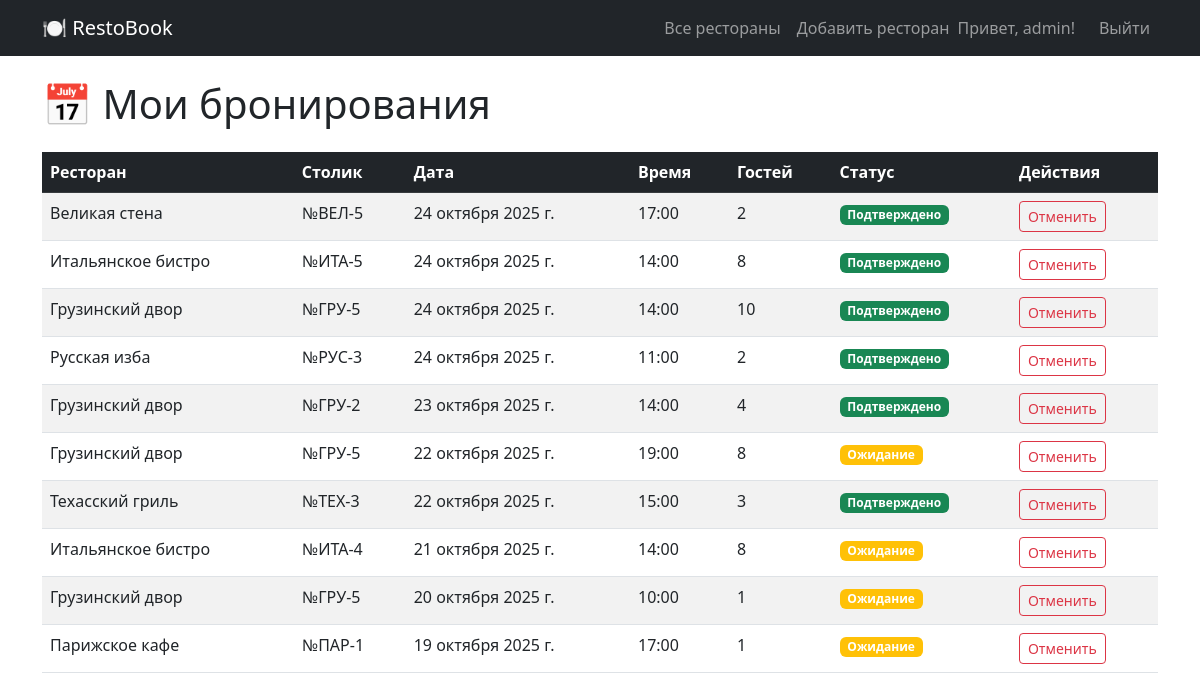
The app's page /reservations/ (signed in) with its own data.
### restaurant/models.py (models this page shows, shortened)
class Reservation(models.Model):
    STATUS_CHOICES = [
        ('confirmed', _('Подтверждено')),
        ('pending', _('Ожидание')),
        ('cancelled', _('Отменено')),
    ]
    user = models.ForeignKey(User, on_delete=models.CASCADE, related_name='user_reservations')
    table = models.ForeignKey(Table, on_delete=models.CASCADE, related_name='reservations')
    reservation_date = models.DateField(verbose_name=_('дата бронирования'))
    reservation_time = models.TimeField(verbose_name=_('время бронирования'))
    guests_count = models.IntegerField(verbose_name=_('количество гостей'))
    special_requests = models.TextField(blank=True, verbose_name=_('особые пожелания'))
    status = models.CharField(max_length=20, choices=STATUS_CHOICES, default='pending', verbose_name=_('статус'))
    created_at = models.DateTimeField(default=timezone.now, verbose_name=_('дата создания'))
    history = HistoricalRecords()
    class Meta:
        verbose_name = _('бронирование')
        verbose_name_plural = _('бронирования')
        ordering = ['-reservation_date', '-reservation_time']

class Table(models.Model):
    restaurant = models.ForeignKey(Restaurant, on_delete=models.CASCADE, related_name='tables')
    table_number = models.CharField(max_length=10, verbose_name=_('номер столика'))
    capacity = models.IntegerField(verbose_name=_('вместимость'))
    price_per_hour = models.DecimalField(max_digits=8, decimal_places=2, default=500.00, verbose_name=_('цена за час'))
    objects = models.Manager()
    available = AvailableTableManager()
    history = HistoricalRecords()
    class Meta:
        verbose_name = _('столик')
        verbose_name_plural = _('столики')
        ordering = ['table_number']

class Restaurant(models.Model):
    CUISINE_TYPES = [
        ('italian', _('Итальянская')),
        ('japanese', _('Японская')),
        ('russian', _('Русская')),
        ('french', _('Французская')),
        ('chinese', _('Китайская')),
        ('georgian', _('Грузинская')),
        ('american', _('Американская')),
    ]
    name = models.CharField(max_length=100, verbose_name=_('название'))
    description = models.TextField(verbose_name=_('описание'))
    address = models.TextField(verbose_name=_('адрес'))
    phone = models.CharField(max_length=20, verbose_name=_('телефон'))
    cuisine_type = models.CharField(max_length=50, choices=CUISINE_TYPES, verbose_name=_('тип кухни'))
    opening_hours = models.CharField(max_length=100, default='10:00-22:00', verbose_name=_('часы работы'))
    image = models.ImageField(upload_to='restaurants/%Y/%m/%d/', blank=True, null=True, verbose_name=_('изображение'))
    website = models.URLField(blank=True, verbose_name=_('веб-сайт'))
    created_by = models.ForeignKey(User, on_delete=models.SET_NULL, null=True, blank=True, verbose_name=_('создатель'))
    created_at = models.DateTimeField(default=timezone.now, verbose_name=_('дата создания'))
    tags = models.ManyToManyField(Tag, blank=True, related_name='restaurants', verbose_name=_('теги'))
    history = HistoricalRecords()
    class Meta:
        verbose_name = _('ресторан')
        verbose_name_plural = _('рестораны')
        ordering = ['name']

### restaurant/views.py (the view)
# urls.py: path('reservations/', views.user_reservations, name='user_reservations'),
@login_required
def user_reservations(request):
    reservations = Reservation.objects.filter(user=request.user).select_related(
        'table', 'table__restaurant'
    ).order_by('-reservation_date', '-reservation_time')
    paginator = Paginator(reservations, 10)
    page = request.GET.get('page')
    try:
        reservations = paginator.page(page)
    except PageNotAnInteger:
        reservations = paginator.page(1)
    except EmptyPage:
        reservations = paginator.page(paginator.num_pages)
    context = {
        'reservations': reservations
    }
    return render(request, 'restaurant/user_reservations.html', context)

### templates/restaurant/user_reservations.html (shortened to what this page needs)
<!DOCTYPE html>
<html lang="ru">
<head>
    <link href="https://cdn.jsdelivr.net/npm/bootstrap@5.3.0/dist/css/bootstrap.min.css" rel="stylesheet">
</head>
<body>
    <nav class="navbar navbar-expand-lg navbar-dark bg-dark">
        <div class="container">
            <a class="navbar-brand" href="{% url 'home' %}">🍽 RestoBook</a>
            <div class="navbar-nav ms-auto">
                <a class="nav-link" href="{% url 'all_restaurants' %}">Все рестораны</a>
                {% if user.is_staff %}
                <a class="nav-link" href="{% url 'restaurant_create' %}">Добавить ресторан</a>
                {% endif %}
                {% if user.is_authenticated %}
                    <span class="navbar-text me-3">Привет, {{ user.username }}!</span>
                    <a class="nav-link" href="{% url 'logout' %}">Выйти</a>
                {% else %}
                    <a class="nav-link" href="{% url 'register' %}">📝 Регистрация</a>
                    <a class="nav-link" href="{% url 'login' %}">Войти</a>
                {% endif %}
            </div>
        </div>
    </nav>
    <div class="container mt-4">
        <h1 class="mb-4">📅 Мои бронирования</h1>
        {% if reservations %}
        <div class="table-responsive">
            <table class="table table-striped">
                <thead class="table-dark">
                    <tr>
                        <th>Ресторан</th>
                        <th>Столик</th>
                        <th>Дата</th>
                        <th>Время</th>
                        <th>Гостей</th>
                        <th>Статус</th>
                        <th>Действия</th>
                    </tr>
                </thead>
                <tbody>
                    {% for reservation in reservations %}
                    <tr>
                        <td>{{ reservation.table.restaurant.name }}</td>
                        <td>№{{ reservation.table.table_number }}</td>
                        <td>{{ reservation.reservation_date }}</td>
                        <td>{{ reservation.reservation_time }}</td>
                        <td>{{ reservation.guests_count }}</td>
                        <td>
                            <span class="badge
                                {% if reservation.status == 'confirmed' %}bg-success
                                {% elif reservation.status == 'pending' %}bg-warning
                                {% else %}bg-danger{% endif %}">
                                {{ reservation.get_status_display }}
                            </span>
                        </td>
                        <td>
                            {% if reservation.status != 'cancelled' %}
                            <a href="{% url 'cancel_reservation' reservation.id %}" class="btn btn-sm btn-outline-danger">Отменить</a>
                            {% endif %}
                        </td>
                    </tr>
                    {% endfor %}
                </tbody>
            </table>
        </div>
        {% else %}
        <div class="alert alert-info">
            <h4>У вас пока нет бронирований</h4>
            <p>Найдите подходящий ресторан и забронируйте столик!</p>
            <a href="{% url 'all_restaurants' %}" class="btn btn-primary">Найти ресторан</a>
        </div>
        {% endif %}
    </div>
</body>
</html>

### records on screen
Reservation: table.restaurant.name "Великая стена", table.table_number "ВЕЛ-5", reservation_date "24 октября 2025 г.", reservation_time "17:00", guests_count "2", status "Подтверждено", shows "Отменить"
Reservation: table.restaurant.name "Итальянское бистро", table.table_number "ИТА-5", reservation_date "24 октября 2025 г.", reservation_time "14:00", guests_count "8", status "Подтверждено", shows "Отменить"
Reservation: table.restaurant.name "Грузинский двор", table.table_number "ГРУ-5", reservation_date "24 октября 2025 г.", reservation_time "14:00", guests_count "10", status "Подтверждено", shows "Отменить"
Reservation: table.restaurant.name "Русская изба", table.table_number "РУС-3", reservation_date "24 октября 2025 г.", reservation_time "11:00", guests_count "2", status "Подтверждено", shows "Отменить"
Reservation: table.restaurant.name "Грузинский двор", table.table_number "ГРУ-2", reservation_date "23 октября 2025 г.", reservation_time "14:00", guests_count "4", status "Подтверждено", shows "Отменить"
Reservation: table.restaurant.name "Грузинский двор", table.table_number "ГРУ-5", reservation_date "22 октября 2025 г.", reservation_time "19:00", guests_count "8", status "Ожидание", shows "Отменить"
Reservation: table.restaurant.name "Техасский гриль", table.table_number "ТЕХ-3", reservation_date "22 октября 2025 г.", reservation_time "15:00", guests_count "3", status "Подтверждено", shows "Отменить"
Reservation: table.restaurant.name "Итальянское бистро", table.table_number "ИТА-4", reservation_date "21 октября 2025 г.", reservation_time "14:00", guests_count "8", status "Ожидание", shows "Отменить"
Reservation: table.restaurant.name "Грузинский двор", table.table_number "ГРУ-5", reservation_date "20 октября 2025 г.", reservation_time "10:00", guests_count "1", status "Ожидание", shows "Отменить"
Reservation: table.restaurant.name "Парижское кафе", table.table_number "ПАР-1", reservation_date "19 октября 2025 г.", reservation_time "17:00", guests_count "1", status "Ожидание", shows "Отменить"

### other values on screen
{{ user.username }} "admin"
